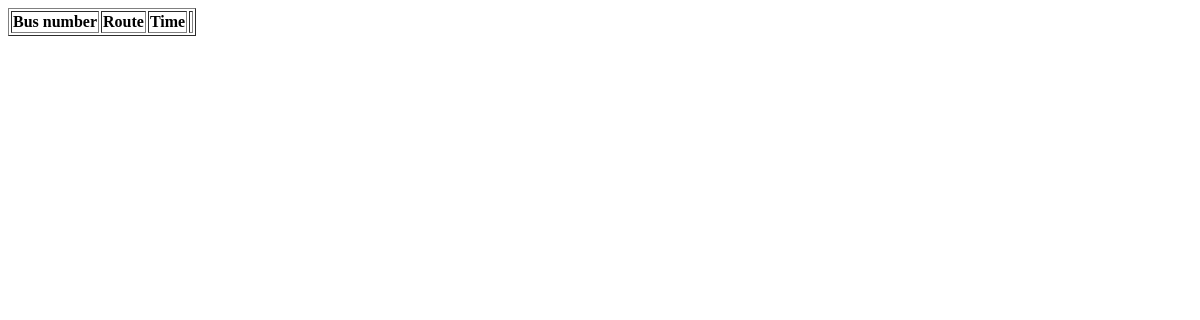
Before: /VVBR with the older database file.
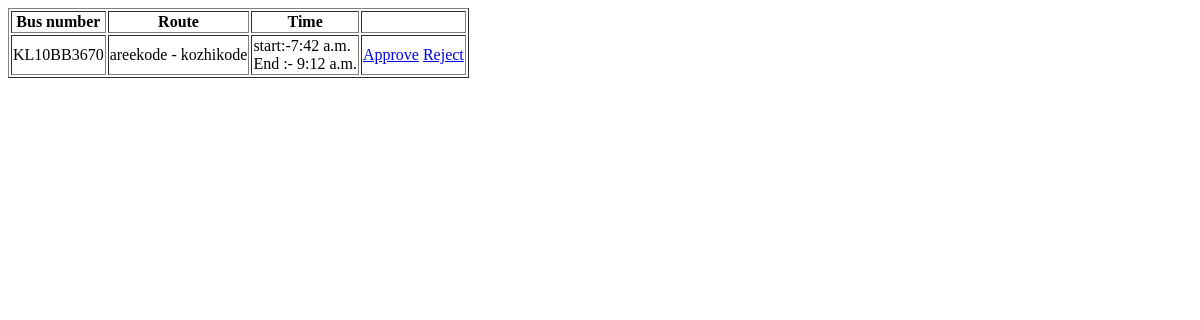
After: the same page with the newer database file.
### BuzbeeApp/models.py (models this page shows)
class AssignBusRouteTable(models.Model):
    BUS = models.ForeignKey(BusTable, on_delete=models.CASCADE,blank=True,null=True)
    ROUTE = models.ForeignKey(BusRouteTable, on_delete=models.CASCADE,blank=True,null=True)
    Date = models.DateField(auto_now_add=True)
    Start_Time = models.TimeField()
    End_Time = models.TimeField()
    Status = models.CharField(max_length=20, null=True, blank=True)

class BusTable(models.Model):
     Busname = models.CharField(max_length=30,blank=True,null=True)
     Bus_NO = models.CharField(max_length=20,blank=True,null=True)
     Capacity = models.IntegerField(blank=True,null=True)
     RC_NO = models.CharField(max_length=15,blank=True,null=True)
     Photo = models.FileField(blank=True,null=True)
     OWNER = models.ForeignKey(OwnerTable, on_delete=models.CASCADE,blank=True,null=True)
     Status = models.CharField(max_length=20, null=True, blank=True)

class BusRouteTable(models.Model):
    Source = models.CharField(max_length=30,blank=True,null=True)
    Destination = models.CharField(max_length=30,blank=True,null=True)

### BuzbeeApp/views.py (the view)
# urls.py: path('VVBR',VVBR.as_view(),name="VVBR"),
class VVBR(View):
    def get(self,request):
        obj=AssignBusRouteTable.objects.all()
        return render(request,"administration/view&verifybusroute.html",{'val':obj})

### templates/administration/view&verifybusroute.html (shortened to what this page needs)
<!DOCTYPE html>
<html lang="en">
<head>
</head>
<body>
    <table border="1">
        <tr>
            <th>Bus number</th>
             <th>Route</th>
              <th>Time</th>
              <th> </th>
        </tr>
        {% for i in val %}
        <tr>
             <td>{{i.BUS.Bus_NO}}</td>
             <td>{{i.ROUTE.Source}} - {{i.ROUTE.Destination}}</td>
             <td>start:-{{i.Start_Time}}<br>
                End :- {{ i.End_Time }}
            </td>
            <td>
                {% if i.Status == "pending" %}
                    <a href="/ApproveVVBR/{{i.id}}">Approve</a>
                    <a href="/RejectVVBR/{{i.id}}">Reject</a>
                {% elif  i.Status  == "accepted"%}
                    <a href="/RejectVVBR/{{i.id}}">Reject</a>
                {% elif i.Status == "rejected"%}
                    <a href="/ApproveVVBR/{{i.id}}">Approve</a>
                {% endif %}
            </td>
        </tr>
        {% endfor %}
    </table>
</body>
</html>

Changed rows visible on the page:
added AssignBusRouteTable: BUS.Bus_NO "KL10BB3670", ROUTE.Source "areekode", ROUTE.Destination "kozhikode", Start_Time "7:42 a.m.", End_Time "9:12 a.m."
